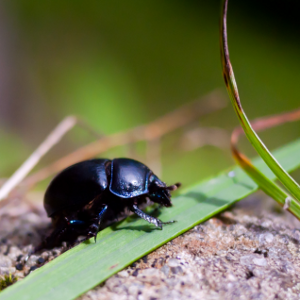
//> input picture opencv/bug.png, 300 x 300 px
$ ./thresholding   (built with g++ and OpenCV 4)
//> lines starting //> are read from the running program, lines starting //| are printed output that depends on the picture; after the words box and inside, x2 and y2 are one past the last pixel; in counts of white or black regions, pixels touching at a corner belong together
#include <opencv2/highgui.hpp>
#include <opencv2/imgproc.hpp>
#include <opencv2/opencv.hpp>

/*
 * 全局阈值：整张图都使用同一个阈值进行二值化。
 * 适合光照较均匀、前景和背景差异明显的图像。
 */
void global_threshold(cv::Mat &gray)
{
    cv::Mat binary;

    // THRESH_BINARY：像素值 > thresh 时设为 maxval，否则设为 0。
    cv::threshold(gray, binary, 127, 255, cv::THRESH_BINARY);
    cv::imshow("threshold-binary", binary);

    // THRESH_BINARY_INV：像素值 > thresh 时设为 0，否则设为 maxval。
    cv::threshold(gray, binary, 127, 255, cv::THRESH_BINARY_INV);
    cv::imshow("threshold-binary-inv", binary);

    // THRESH_TRUNC：像素值 > thresh 时截断为 thresh，否则保持原值。
    cv::threshold(gray, binary, 127, 255, cv::THRESH_TRUNC);
    cv::imshow("threshold-trunc", binary);

    // THRESH_TOZERO：像素值 > thresh 时保持原值，否则设为 0。
    cv::threshold(gray, binary, 127, 255, cv::THRESH_TOZERO);
    cv::imshow("threshold-tozero", binary);

    /*
     * Otsu（大津法）根据图像的灰度分布自动选择阈值。
     * 适合前景和背景亮度差异明显的图像。
     * THRESH_OTSU 需要与基本阈值类型组合；此时传入的 thresh 会被忽略。
     */
    cv::threshold(gray, binary, 0, 255, cv::THRESH_BINARY | cv::THRESH_OTSU);
    cv::imshow("threshold-otsu", binary);

}

/*
 * 自适应阈值：不为整张图使用同一个阈值，而是为每个局部区域分别计算阈值。
 * 它适合光照不均的图像，能让较亮和较暗区域都得到合适的二值化结果。
 */
void adaptive_threshold(const cv::Mat &gray)
{
    cv::Mat binary;
    // ADAPTIVE_GAUSSIAN_C：按邻域的高斯加权平均计算阈值。
    // 11：邻域大小（blockSize）；10：从计算出的阈值中减去的常数 C。
    cv::adaptiveThreshold(gray, binary, 255,
        cv::ADAPTIVE_THRESH_GAUSSIAN_C, cv::THRESH_BINARY, 11, 5);
    cv::imshow("threshold-adaptive", binary);
}

int main()
{
    cv::Mat img = cv::imread("bug.png");
//> img is the input picture: 300 rows x 300 cols, CV_8UC3; mean B, G, R 76.6, 111.8, 110.3
    cv::Mat gray;
    cv::cvtColor(img, gray, cv::COLOR_BGR2GRAY);
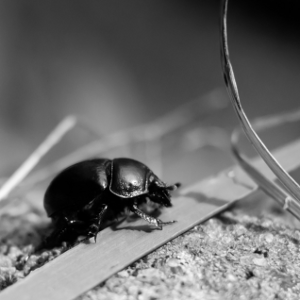
//> gray: 300 rows x 300 cols, CV_8UC1; min 0, max 253, mean 107.3
    cv::imshow("threshold-original", gray);

    global_threshold(gray);
//> in global_threshold, `cv::threshold(gray, binary, 127, 255, cv::THRESH_BINARY);`:
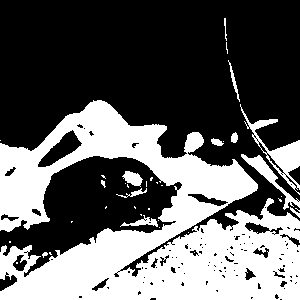
//> binary: 300 rows x 300 cols, CV_8UC1; 38% white; 38 white regions (25 under 20 px), largest, box (x1, y1, x2, y2) and area: (0, 100, 300, 300) 31529, (240, 104, 300, 195) 1154, (241, 154, 300, 210) 589
//> in global_threshold, `cv::threshold(gray, binary, 127, 255, cv::THRESH_TRUNC);`:
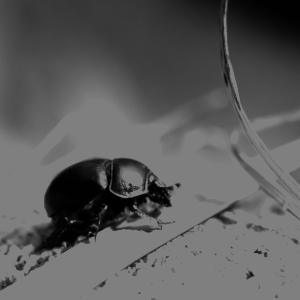
//> binary: 300 rows x 300 cols, CV_8UC1; min 0, max 127, mean 91
//> in global_threshold, `cv::threshold(gray, binary, 127, 255, cv::THRESH_TOZERO);`:
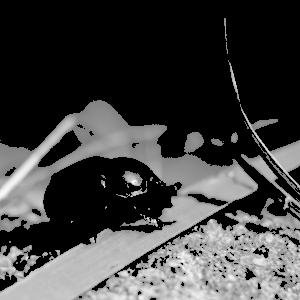
//> binary: 300 rows x 300 cols, CV_8UC1; min 0, max 253, mean 64.6
//> in global_threshold, `cv::threshold(gray, binary, 0, 255, cv::THRESH_BINARY | cv::THRESH_OTS..`:
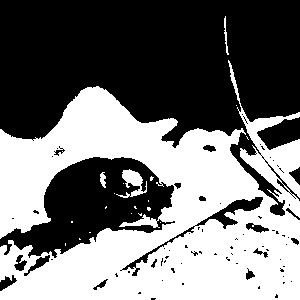
//> binary: 300 rows x 300 cols, CV_8UC1; 45.7% white; 20 white regions (16 under 20 px), largest, box (x1, y1, x2, y2) and area: (0, 60, 300, 300) 40534, (116, 169, 147, 198) 374, (224, 16, 229, 55) 72, (100, 172, 106, 188) 65
    adaptive_threshold(gray);
//> in adaptive_threshold, `cv::adaptiveThreshold(gray, binary, 255, cv::ADAPTIVE_THRESH_GAUSSIAN_..`:
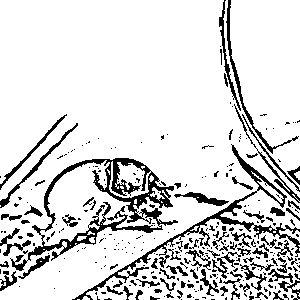
//> binary: 300 rows x 300 cols, CV_8UC1; 85.5% white; 315 black regions (237 under 20 px), largest, box (x1, y1, x2, y2) and area: (10, 158, 178, 271) 3472, (72, 144, 300, 300) 2030, (226, 0, 299, 154) 560
    cv::waitKey(0);
    return 0;
}

$ run again, with opencv/man.jpg saved as opencv/bug.png
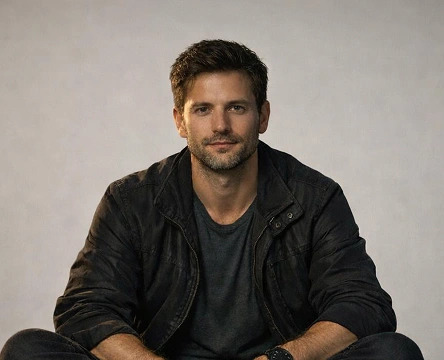
//> input picture opencv/man.jpg, 444 x 360 px
//> img is the input picture: 360 rows x 444 cols, CV_8UC3; mean B, G, R 111.1, 117.6, 124.3
//> in global_threshold, `cv::threshold(gray, binary, 127, 255, cv::THRESH_BINARY);`:
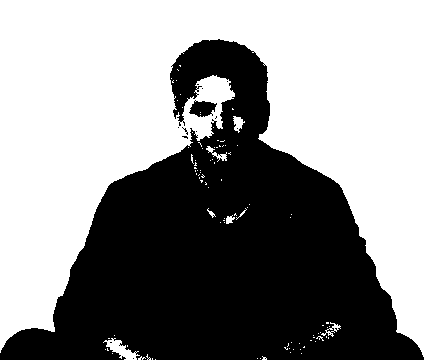
//> binary: 360 rows x 444 cols, CV_8UC1; 58% white; 14 black regions (12 under 20 px), largest, box (x1, y1, x2, y2) and area: (0, 39, 424, 360) 66748, (189, 100, 217, 117) 312
//> in adaptive_threshold, `cv::adaptiveThreshold(gray, binary, 255, cv::ADAPTIVE_THRESH_GAUSSIAN_..`:
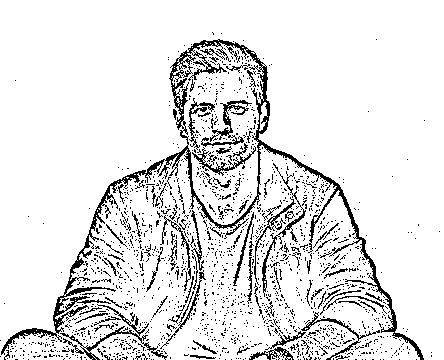
//> binary: 360 rows x 444 cols, CV_8UC1; 89.1% white; black in thin lines or dots
